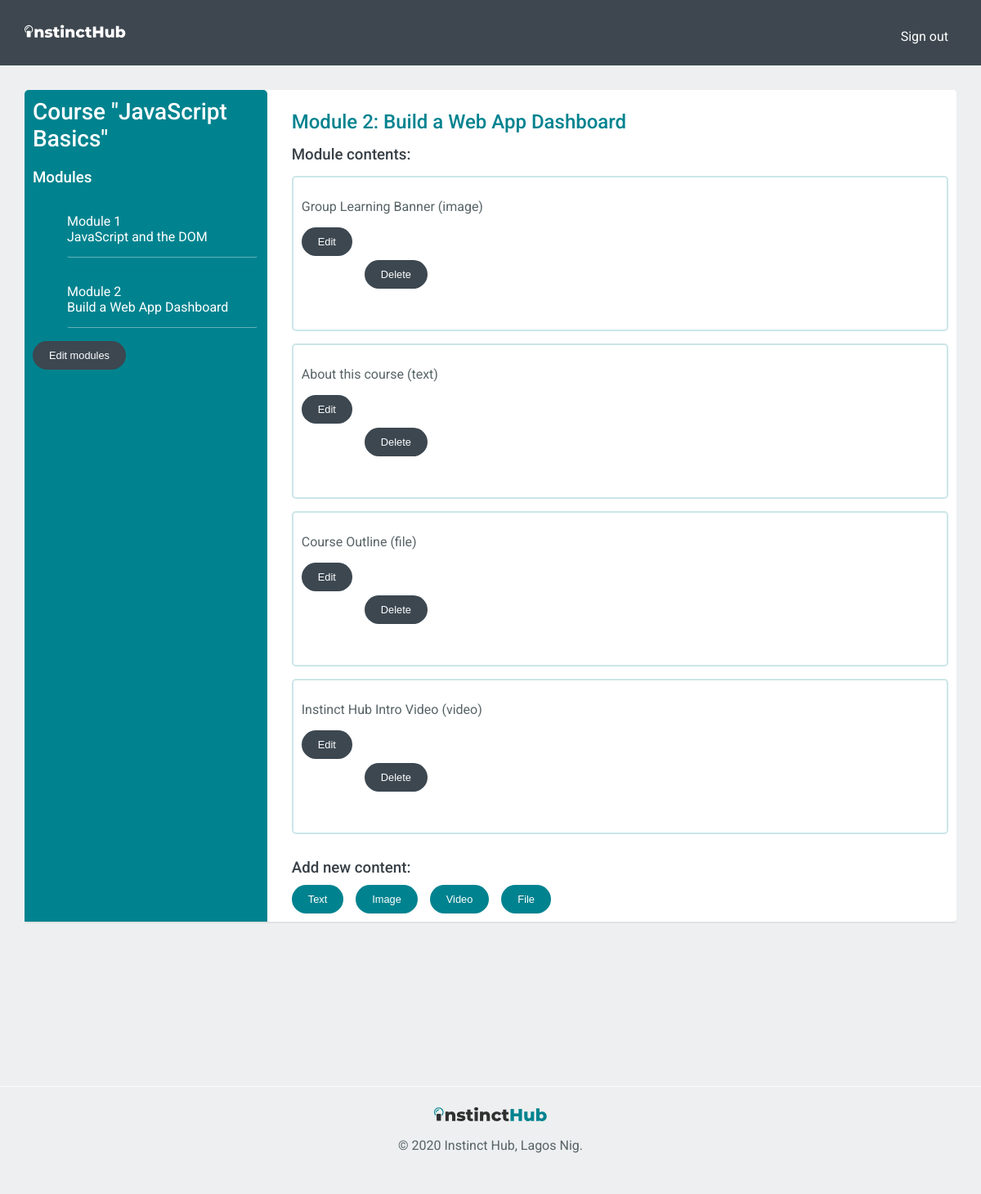
Screenshot of /course/module/6/ (signed in) with the database file from the repository.
### courses/models.py (models this page shows, shortened)
class Course(models.Model):
    owner = models.ForeignKey(User,
                              related_name='courses_created',
                              on_delete=models.CASCADE)
    students = models.ManyToManyField(User,
                                      related_name='courses_joined',
                                      blank=True)
    subject = models.ForeignKey(Subject,
                                      related_name='courses',
                                      on_delete=models.CASCADE)
    title = models.CharField(max_length=200)
    slug = models.SlugField(max_length=200, unique=True)
    overview = models.TextField()
    cover_img = models.ImageField(upload_to='coverImage')
    created = models.DateTimeField(auto_now_add=True)
    class Meta:
        ordering = ['-created']

class Module(models.Model):
    course = models.ForeignKey(Course,
    related_name='modules',
    on_delete=models.CASCADE)
    title = models.CharField(max_length=200)
    description = models.TextField(blank=True)
    order = OrderField(blank=True, for_fields=['course'])
    class Meta:
        ordering = ['order']

class Content(models.Model):
    module = models.ForeignKey(Module,
    related_name='contents',
    on_delete=models.CASCADE)
    content_type = models.ForeignKey(ContentType,
    on_delete=models.CASCADE,
    limit_choices_to={'model__in':(
    'text',
    'video',
    'image',
    'file')})
    object_id = models.PositiveIntegerField()
    item = GenericForeignKey('content_type', 'object_id')
    order = OrderField(blank=True, for_fields=['module'])
    class Meta:
        ordering = ['order']

class ItemBase(models.Model):
    owner = models.ForeignKey(User,
    related_name='%(class)s_related',
    on_delete=models.CASCADE)
    title = models.CharField(max_length=250)
    created = models.DateTimeField(auto_now_add=True)
    updated = models.DateTimeField(auto_now=True)
    class Meta:
        abstract = True
    def __str__(self):
        return self.title

class Image(ItemBase):
    file = models.FileField(upload_to='images')

class Text(ItemBase):
    content = models.TextField()

class File(ItemBase):
    file = models.FileField(upload_to='files')

class Video(ItemBase):
    url = models.URLField()

### courses/views.py (the view)
class ModuleContentListView(TemplateResponseMixin, View):
    template_name = 'courses/manage/module/content_list.html'
    def get(self, request, module_id):
        module = get_object_or_404(Module,
        id=module_id,
        course__owner=request.user)
        return self.render_to_response({'module': module})

### courses/templatetags/course_extras.py (called while the page is built)
@register.filter
def model_name(obj):
    try:
        return obj._meta.model_name
    except AttributeError:
        return None

### courses/templates/courses/manage/module/content_list.html (shortened to what this page needs)
{% extends "base.html" %}
{% load course_extras %}
{% block content %}
  {% with course=module.course %}
  <div class="box content_list">
    <div class="content_list_module">
      <h1>Course "{{ course.title }}"</h1>
      <div class="contents">
        <h3>Modules</h3>
        <ul id="modules">
          {% for m in course.modules.all %}
          <li data-id="{{ m.id }}" {% if m == module %}
            class="selected"{% endif %}>
            <a href="{% url "module_content_list" m.id %}">
              <span>
              Module <span class="order">{{ m.order|add:1 }}</span>
              </span>
              <br>
              {{ m.title }}
            </a>
          </li>
          {% empty %}
          <li>No modules yet.</li>
          {% endfor %}
        </ul>
        <a href="{% url "course_module_update" course.id %}"><button type="button" name="button">
        Edit modules </button></a>
      </div>
    </div>
    <div class="content_list_edit">
      <h2>Module {{ module.order|add:1 }}: {{ module.title }}</h2>
      <h3>Module contents:</h3>
      <div id="module-contents">
        {% for content in module.contents.all %}
        <div data-id="{{ content.id }}">
          {% with item=content.item %}
          <p>{{ item }} ({{ item|model_name }})</p>
          <div class="content_types">
            <a href= "{% url "module_content_update" module.id item|model_name item.id%}"><button type="button" name="button">Edit</button></a>
            <form action="{% url "module_content_delete" content.id %}"
            method="post">
              <input type="submit" value="Delete">
            </form>
          </div>
          {% endwith %}
        </div>
        {% empty %}
        <p>This module has no contents yet.</p>
        {% endfor %}
      </div>
      <h3 class="add_type_header">Add new content:</h3>
      <div class="content_types add_type">
        <a href="{% url "module_content_create" module.id "text" %}"> <button type="button" name="button"> Text </button></a>
        <a href="{% url "module_content_create" module.id "image" %}"> <button type="button" name="button"> Image </button></a>
        <a href="{% url "module_content_create" module.id "video" %}"> <button type="button" name="button"> Video </button></a>
        <a href="{% url "module_content_create" module.id "file" %}"> <button type="button" name="button"> File </button></a>
      </div>
    </div>
  </div>
  {% endwith %}
{% endblock %}

### static/css/base.css (style rules this page uses)
*, *:before, *:after { box-sizing: border-box; }
:root { --primary-color-blue: #00838F; --primary-color-green: #00838f; --main-bg-color-dark: #3C4750; --main-bg-color: #edeff0; --color-white: #fff; --main-txt-color: #576366; --main-padding: 15px; }
body { margin:0; font-family: GothamRounded-Book, Roboto; color: var(--main-txt-color); background-color: var(--main-bg-color); transition: padding-top 600ms 0s ease; }
h1, h2, h3, h4, h5, h6 { color: #384047; display: block; font-weight: 500; margin: 0; text-rendering: optimizeLegibility; }
h1 { font-size: 28px; }
h2 { font-size: 1.5em; }
a { text-decoration: none; cursor: pointer; transition: color 300ms 0s ease; color: var(--main-bg-color-dark) }
li { list-style: none; }
button, [type="submit"] { border: none; text-align: center; text-decoration: none; color: white; padding: 10px 20px; text-align: center; text-decoration: none; display: inline-block; background-color: var(--main-bg-color-dark); border-radius: 50px; font-size: .8em; margin-right: 15px; }
nav a, article, aside, details, figcaption, figure, footer, header, hgroup, menu, section, input, label { display: block; }
.box { -webkit-animation: panel-fade-up 0.4s ease; -moz-animation: panel-fade-up 0.4s ease; animation: panel-fade-up 0.4s ease; position: relative; background-color: var(--color-white); box-shadow: 0 2px 0 rgba(0,0,0,0.06); border-radius: 4px; }
.box:before, .box:after { content: " "; display: table; }
.content-inside h2 { color: var(--primary-color-blue); }
.content_list_module, .content_list_edit { padding: 10px; }
.content_list_module { background-color: var(--primary-color-green); border-radius: 5px 5px 0 0; }
.content_list_module h1, .contents h3, .content_list_module .contents a, .contents p { color: var(--color-white); }
.contents { margin-top: 20px; }
.content_list_module .contents ul li { border-bottom: 1px solid rgba(250,250,250,0.4); padding: 15px 0; }
.content_list_edit h2 { margin: 15px 0; }
.ui-sortable-handle { padding: 10px; border-radius: 5px; border: 2px solid rgba(0,131,143,0.2); margin: 15px 0px; }
.content_types { display: flex; }
.add_type button { background-color:var(--primary-color-green); }
.add_type_header { margin: 30px 0 10px 0; }
@media screen and (min-width: 768px) { .course_preview_width button, [type="submit"] { margin: 40px 0; } }
@media screen and (min-width: 1024px) { .content_list { display: flex; margin-bottom: 15%; } }
@media screen and (min-width: 1024px) { .content_list_module { width: 35%; } }
@media screen and (min-width: 1024px) { .content_list_edit { width: 100%; padding-left: 30px; } }

### rows the page displays
Course: title "JavaScript Basics"
Module: order|add "1", title "JavaScript and the DOM"
Module: order|add "2", title "Build a Web App Dashboard"
Content: item "Group Learning Banner", item|model_name "image"
Content: item "About this course", item|model_name "text"
Content: item "Course Outline", item|model_name "file"
Content: item "Instinct Hub Intro Video", item|model_name "video"
